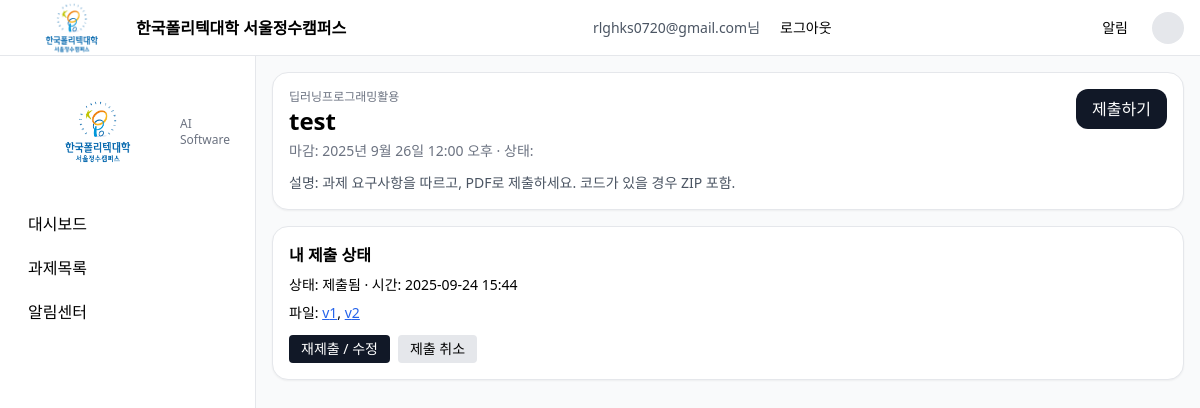
Page /assignments/2/ (signed in) on the earlier database version.
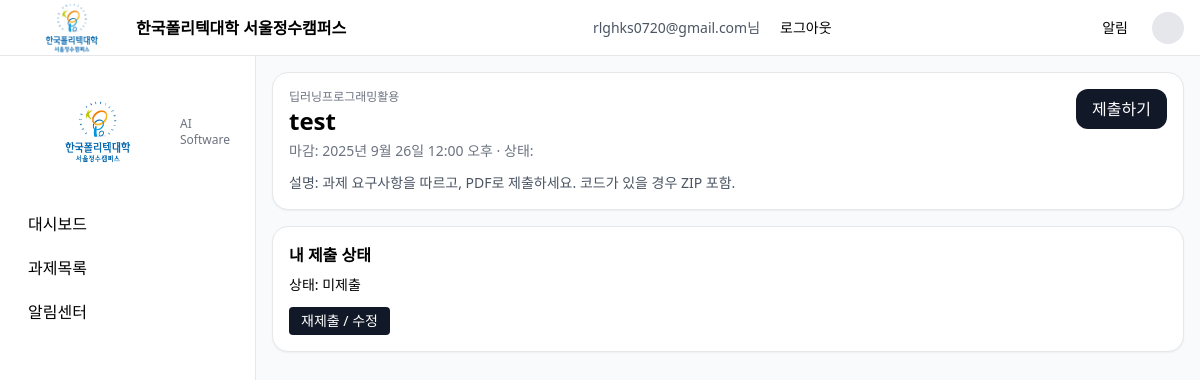
Same page on the later database version.
### submit/models.py (models this page shows, shortened)
class Course(models.Model):
    title = models.CharField("과목명", max_length=100)
    code = models.CharField("과목코드", max_length=20, unique=True)
    teacher = models.ForeignKey(User, on_delete=models.CASCADE, related_name="teaching_courses", verbose_name="담당교원")
    class Meta:
        verbose_name = "과목"
        verbose_name_plural = "과목"

class Assignment(models.Model):
    course = models.ForeignKey(Course, on_delete=models.CASCADE, verbose_name="과목")
    title = models.CharField("제목", max_length=120)
    description = models.TextField("설명", blank=True)
    due_at = models.DateTimeField("마감일시")
    max_score = models.PositiveIntegerField("배점", default=100)
    late_policy = models.CharField("지연 정책", max_length=50, blank=True)   # ex) "accept -10/day"
    file_rules = models.CharField("파일 규칙", max_length=100, blank=True)   # ex) "pdf,zip; 20MB"
    created_at = models.DateTimeField("생성일시", auto_now_add=True)
    class Meta:
        verbose_name = "과제"
        verbose_name_plural = "과제"

class Submission(models.Model):
    STATUS = (
        ("not_submitted", "미제출"),
        ("late", "지연제출"),
        ("submitted", "제출됨"),
        ("graded", "채점완료"),
    )
    assignment = models.ForeignKey(Assignment, on_delete=models.CASCADE, verbose_name="과제")
    student = models.ForeignKey(User, on_delete=models.CASCADE, verbose_name="학생")
    status = models.CharField("상태", max_length=20, choices=STATUS, default="not_submitted")
    comment = models.TextField("제출 메모", blank=True)
    submitted_at = models.DateTimeField("제출일시", null=True, blank=True)
    class Meta:
        verbose_name = "제출"
        verbose_name_plural = "제출"
        unique_together = ("assignment", "student")

class SubmissionFile(models.Model):
    submission = models.ForeignKey(Submission, on_delete=models.CASCADE, related_name="files", verbose_name="제출")
    file = models.FileField("파일", upload_to="submissions/")
    version = models.PositiveIntegerField("버전", default=1)
    size = models.PositiveIntegerField("크기(Byte)", default=0)
    class Meta:
        verbose_name = "제출 파일"
        verbose_name_plural = "제출 파일"

### submit/views.py (the view)
# urls.py: path("assignments/<int:pk>/", views.assignment_detail, name="assignment_detail"),
@login_required
def assignment_detail(request, pk):
    a = get_object_or_404(Assignment.objects.select_related("course"), pk=pk)
    user_submission = Submission.objects.filter(assignment=a, student=request.user).first()
    return render(request, "assignment_detail.html", {"a": a, "course": a.course, "user_submission": user_submission})

### templates/assignment_detail.html (shortened to what this page needs)
{% extends 'base.html' %}
{% block content %}
<div class="grid gap-4">
  <div class="rounded-2xl border bg-white p-4 shadow-sm">
    <div class="flex items-start justify-between">
      <div>
        <div class="text-xs text-gray-500">{{ course.title }}</div>
        <div class="text-2xl font-bold">{{ a.title }}</div>
        <div class="text-sm text-gray-500 mt-1">마감: {{ a.due_at }} · 상태: {{ a.status }}</div>
      </div>
      <a href="{% url 'submission_form' assignment_id=a.id %}"
        class="px-4 py-2 rounded-xl bg-gray-900 text-white">제출하기</a>
    </div>
    <p class="text-sm text-gray-600 mt-3">
      설명: 과제 요구사항을 따르고, PDF로 제출하세요. 코드가 있을 경우 ZIP 포함.
    </p>
  </div>
{% if user_submission %}
  <div class="rounded-2xl border bg-white p-4 shadow-sm">
    <div class="font-semibold mb-2">내 제출 상태</div>
    <p class="text-sm">
      상태: {{ user_submission.get_status_display }}
      {% if user_submission.submitted_at %} · 시간: {{ user_submission.submitted_at|date:"Y-m-d H:i" }}{% endif %}
    </p>
    {% if user_submission.files.all %}
      <div class="mt-2 text-sm">
        파일:
        {% for f in user_submission.files.all %}
          <a class="underline text-blue-600" href="{{ f.file.url }}">v{{ f.version }}</a>{% if not forloop.last %}, {% endif %}
        {% endfor %}
      </div>
    {% endif %}
    <div class="mt-3 flex items-center gap-2">
      <a href="{% url 'submission_form' assignment_id=a.id %}"
         class="px-3 py-1 rounded bg-gray-900 text-white text-sm">재제출 / 수정</a>
      {% if user_submission and user_submission.status in "submitted,late" %}
      <form method="post" action="{% url 'cancel_submission' assignment_id=a.id %}"
            onsubmit="return confirm('제출을 취소할까요?');">
        <button type="submit" class="px-3 py-1 rounded bg-gray-200 text-sm">제출 취소</button>
      </form>
      {% endif %}
    </div>
  </div>
{% endif %}
{% endblock %}

### templates/base.html (shortened to what this page needs)
{% load static %}
<!DOCTYPE html>
<html lang="ko">
<head>
    <script src="https://cdn.tailwindcss.com"></script>
    <link rel="stylesheet" href="{% static 'css/style.css' %}">
</head>
<body class="bg-gray-50">
    <header class="h-14 px-4 flex items-center justify-between border-b bg-white sticky top-0 z-10">
        <div class="flex items-center gap-2">
            <a href="{% url 'dashboard' %}" class="flex items-center gap-2">
            <img src="{% static 'img/polytech.png' %}" alt="logo" class="h-[64px] w-auto" />
            <div class="font-semibold">한국폴리텍대학 서울정수캠퍼스</div>
            </a>
        </div>
        <nav class="text-sm flex items-center gap-2">
        {% if request.user.is_authenticated %}
            <span class="text-gray-600">{{ request.user.username }}님</span>
            <form method="post" action="{% url 'logout' %}">
            <button type="submit" class="px-3 py-1 rounded hover:bg-gray-100">
                로그아웃
            </button>
            </form>
        {% else %}
            <a href="{% url 'login' %}" class="px-3 py-1 rounded hover:bg-gray-100">로그인</a>
        {% endif %}
        </nav>
        <nav class="flex items-center gap-3 text-sm">
            <a href="{% url 'notifications' %}" class="px-3 py-1 rounded hover:bg-gray-100">알림</a>
            <div class="w-8 h-8 rounded-full bg-gray-200"></div>
        </nav>
    </header>
    <div class="flex">
        <aside class="w-64 p-3 border-r bg-white h-[calc(100vh-56px)] sticky top-14">
            <div class="flex items-center gap-3 px-2 py-3">
                  <a href="{% url 'dashboard' %}" class="flex items-center gap-3 px-2 py-3">
                    <img src="{% static 'img/polytech.png' %}" alt="logo" class="h-20 w-auto" />
                    <div>
                        <div class="text-xs text-gray-500">AI Software</div>
                    </div>
                  </a>
            </div>
        <div class="mt-2 grid gap-1">
            <a href="{% url 'dashboard' %}" class="w-full text-left px-4 py-2 rounded-xl hover:bg-gray-100 block">대시보드</a>
            <a href="{% url 'assignments_list' %}" class="w-full text-left px-4 py-2 rounded-xl hover:bg-gray-100 block">과제목록</a>
            <a href="{% url 'notifications' %}" class="w-full text-left px-4 py-2 rounded-xl hover:bg-gray-100 block">알림센터</a>
        </div>
    </aside>
    <main class="flex-1 p-4">
        {% block content %}{% endblock %}
    </main>
    </div>
</body>
</html>

Differences in the rows shown:
removed SubmissionFile: version "1"
removed SubmissionFile: version "2"
changed Submission: status "제출됨" → "미제출"; submitted_at "2025-09-24 15:44" → (not shown)
Other differences:
text no longer shown: "· 시간: 파일: 제출 취소"
